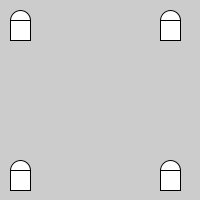
Frame 1 (no input)
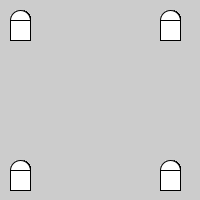
Frame 60 (the mouse pressed at the canvas centre just before this capture)
Frame 120 (the mouse held since frame 60 and released just before this capture): identical to frame 60, image omitted

The Processing sketch that drew these frames (run headless with seeded random() and noise(); from frame 60 on, the mouse is pressed at the canvas centre):

// Processing sketch: sketch_251030c
// ── sketch_251030c.pde
class Shape {
  int x;
  int y;
  
  void drawShape() {
    ellipse(x,y,20,20);
    rectMode(CENTER);
    rect(x,y+10,20,20);
  }
}

// New Shapes
Shape shape1;
Shape shape2;
Shape shape3;
Shape shape4;

void setup() {
  size(200,200);
  
  // Shape 1
  shape1 = new Shape();
  shape1.x = 20;
  shape1.y = 20;
  
  // Shape 2
  
  shape2 = new Shape();
  shape2.x = 170;
  shape2.y = 170;
  
  // Shape 2
  
  shape3 = new Shape();
  shape3.x = 20;
  shape3.y = 170;
  
  // Shape 4
  shape4 = new Shape();
  shape4.x = 170;
  shape4.y = 20;
}

void draw () {
  shape1.drawShape();
  shape2.drawShape();
  shape3.drawShape();
  shape4.drawShape();
}
